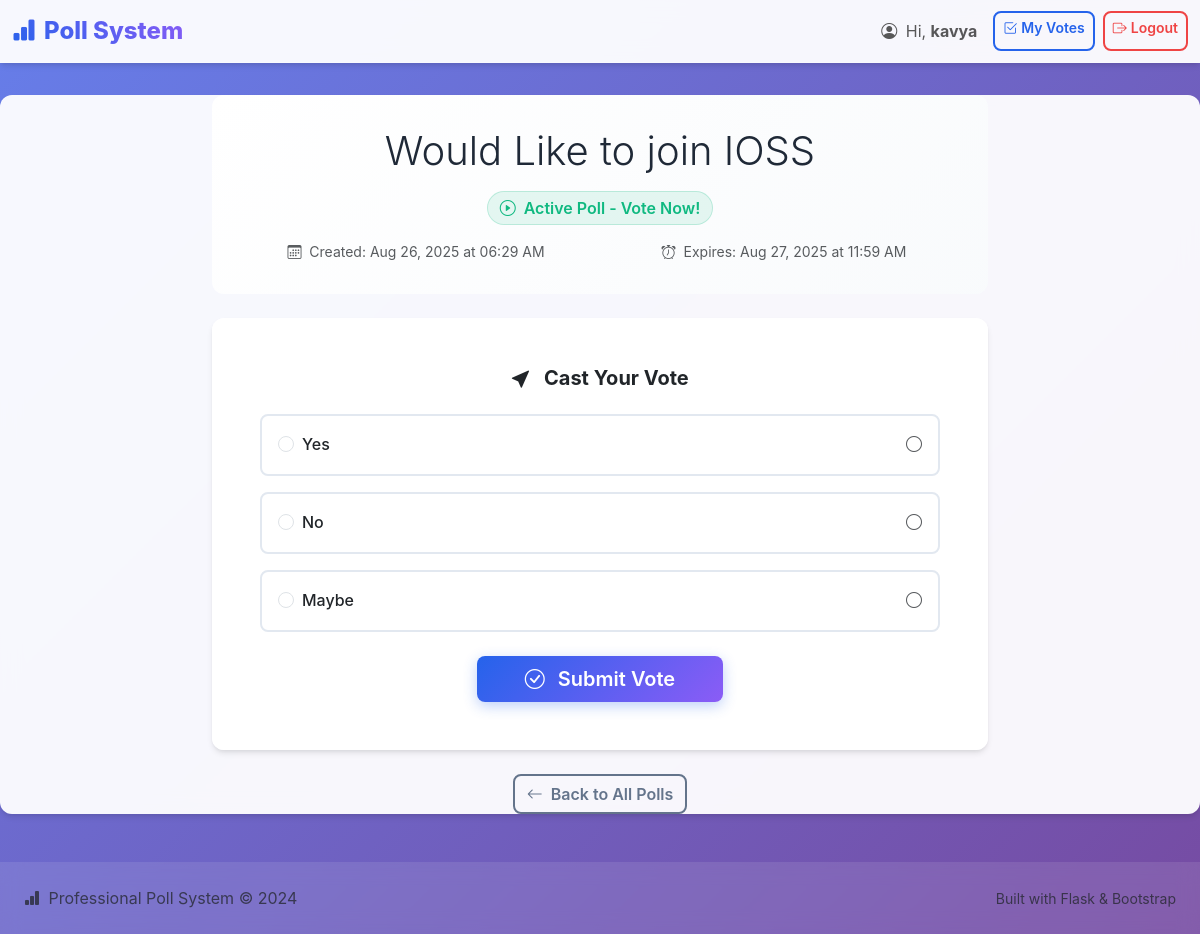
Page /poll/2 (signed in) on the committed database.
### app.py (models this page shows)
class User(db.Model):
    id = db.Column(db.Integer, primary_key=True)
    username = db.Column(db.String(150), unique=True, nullable=False)
    password = db.Column(db.String(300), nullable=False)
    is_admin = db.Column(db.Boolean, default=False)

class Poll(db.Model):
    id = db.Column(db.Integer, primary_key=True)
    question = db.Column(db.String(600), nullable=False)
    created_at = db.Column(db.DateTime, default=datetime.utcnow)
    expiry = db.Column(db.DateTime, nullable=True)   # optional expiry
    active = db.Column(db.Boolean, default=True)     # admin can deactivate
    options = db.relationship("Option", backref="poll", cascade="all, delete-orphan")

class Option(db.Model):
    id = db.Column(db.Integer, primary_key=True)
    text = db.Column(db.String(300), nullable=False)
    poll_id = db.Column(db.Integer, db.ForeignKey("poll.id"), nullable=False)
    votes = db.relationship("Vote", backref="option", cascade="all, delete-orphan")

### app.py (the view, shortened to what this page needs)
@app.route("/poll/<int:poll_id>", methods=["GET","POST"])
@login_required
def poll_detail(poll_id):
    poll = Poll.query.get_or_404(poll_id)
    now = datetime.utcnow()
    expired = poll.expiry is not None and poll.expiry < now
    if not poll.active:
        flash("This poll is currently inactive.", "warning")
    user = current_user()
    existing = Vote.query.filter_by(user_id=user.id, poll_id=poll.id).first()
    return render_template("poll.html", poll=poll, expired=expired, already_voted=bool(existing))

### app.py (called while the page is built)
def current_user():
    uid = session.get("user_id")
    if not uid:
        return None
    return User.query.get(uid)

def login_required(fn):
    from functools import wraps
    @wraps(fn)
    def wrapper(*args, **kwargs):
        if not session.get("user_id"):
            flash("Please login to continue.", "warning")
            return redirect(url_for("login"))
        return fn(*args, **kwargs)
    return wrapper

### templates/poll.html (shortened to what this page needs)
{% extends "base.html" %}
{% block content %}
<div class="row justify-content-center">
  <div class="col-lg-8">
    <div class="dashboard-card text-center mb-4">
      <h1 class="display-6 mb-3">{{ poll.question }}</h1>
      <div class="mb-3">
        {% if expired %}
          <span class="status-badge status-expired fs-6">
            <i class="bi bi-clock-history me-2"></i>Poll Has Expired
          </span>
        {% elif not poll.active %}
          <span class="status-badge status-inactive fs-6">
            <i class="bi bi-pause-circle me-2"></i>Poll Is Inactive
          </span>
        {% elif already_voted %}
          <span class="status-badge status-active fs-6">
            <i class="bi bi-check-circle me-2"></i>You Have Already Voted
          </span>
        {% else %}
          <span class="status-badge status-active fs-6">
            <i class="bi bi-play-circle me-2"></i>Active Poll - Vote Now!
          </span>
        {% endif %}
      </div>
      <div class="row text-muted small">
        <div class="col-md-6">
          <i class="bi bi-calendar3 me-1"></i>
          Created: {{ poll.created_at.strftime('%b %d, %Y at %I:%M %p') }}
        </div>
        {% if poll.expiry %}
        <div class="col-md-6">
          <i class="bi bi-alarm me-1"></i>
          Expires: {{ poll.expiry.strftime('%b %d, %Y at %I:%M %p') }}
        </div>
        {% endif %}
      </div>
    </div>
    {% if expired %}
      <div class="card poll-card">
        <div class="card-body text-center py-5">
          <i class="bi bi-clock-history display-1 text-warning mb-3"></i>
          <h4 class="text-muted">This Poll Has Expired</h4>
          <p class="text-muted mb-4">Voting is no longer available for this poll.</p>
          {% if session.is_admin %}
            <a class="btn btn-success btn-lg" href="{{ url_for('admin_results', poll_id=poll.id) }}">
              <i class="bi bi-bar-chart me-2"></i>View Results
            </a>
          {% else %}
            <a class="btn btn-primary" href="{{ url_for('index') }}">
              <i class="bi bi-arrow-left me-2"></i>Back to Polls
            </a>
          {% endif %}
        </div>
      </div>
    {% else %}
      <div class="card poll-card">
        <div class="card-body">
          <h5 class="card-title text-center mb-4">
            <i class="bi bi-cursor-fill me-2"></i>
            Cast Your Vote
          </h5>
          <form method="post" id="voteForm">
            <div class="mb-4">
              {% for opt in poll.options %}
                <div class="poll-option mb-3" onclick="selectOption('{{ opt.id }}')">
                  <div class="form-check">
                    <input class="form-check-input" type="radio" name="option" id="opt{{ opt.id }}" value="{{ opt.id }}" required>
                    <label class="form-check-label w-100" for="opt{{ opt.id }}">
                      <div class="d-flex justify-content-between align-items-center">
                        <span class="fw-medium">{{ opt.text }}</span>
                        <i class="bi bi-circle text-muted"></i>
                      </div>
                    </label>
                  </div>
                </div>
              {% endfor %}
            </div>
            <div class="text-center">
              <button class="btn btn-primary btn-lg px-5" type="submit">
                <i class="bi bi-check-circle me-2"></i>
                Submit Vote
              </button>
            </div>
          </form>
        </div>
      </div>
    {% endif %}
    <div class="text-center mt-4">
      <a class="btn btn-outline-secondary" href="{{ url_for('index') }}">
        <i class="bi bi-arrow-left me-2"></i>Back to All Polls
      </a>
    </div>
  </div>
</div>
{% endblock %}

### templates/base.html (shortened to what this page needs)
<!doctype html>
<html lang="en">
<head>
  <link href="https://cdn.jsdelivr.net/npm/bootstrap@5.3.2/dist/css/bootstrap.min.css" rel="stylesheet">
  <link href="https://cdn.jsdelivr.net/npm/bootstrap-icons@1.11.0/font/bootstrap-icons.css" rel="stylesheet">
  <link rel="stylesheet" href="{{ url_for('static', filename='style.css') }}">
</head>
<body>
  <nav class="navbar navbar-expand-lg sticky-top">
    <div class="container">
      <a class="navbar-brand d-flex align-items-center" href="{{ url_for('index') }}">
        <i class="bi bi-bar-chart-fill me-2"></i>
        Poll System
      </a>
      <div class="collapse navbar-collapse" id="navbarNav">
        <div class="navbar-nav ms-auto">
          {% if session.username %}
            <div class="navbar-text me-3">
              <i class="bi bi-person-circle me-1"></i>
              Hi, <strong>{{ session.username }}</strong>
            </div>
            {% if session.is_admin %}
              <a class="btn btn-sm btn-outline-primary me-2" href="{{ url_for('admin_dashboard') }}">
                <i class="bi bi-gear me-1"></i>Admin
              </a>
            {% else %}
              <a class="btn btn-sm btn-outline-primary me-2" href="{{ url_for('my_votes') }}">
                <i class="bi bi-check2-square me-1"></i>My Votes
              </a>
            {% endif %}
            <a class="btn btn-sm btn-outline-danger" href="{{ url_for('logout') }}">
              <i class="bi bi-box-arrow-right me-1"></i>Logout
            </a>
          {% endif %}
        </div>
      </div>
    </div>
  </nav>
  <main class="container fade-in">
    {% block content %}{% endblock %}
  </main>
  <footer class="container-fluid py-4 mt-5" style="background: rgba(255, 255, 255, 0.1); backdrop-filter: blur(10px);">
    <div class="container">
      <div class="row align-items-center">
        <div class="col-md-6">
          <p class="text-muted mb-0">
            <i class="bi bi-bar-chart-fill me-1"></i>
            Professional Poll System &copy; 2024
          </p>
        </div>
        <div class="col-md-6 text-md-end">
          <small class="text-muted">
            Built with Flask & Bootstrap
          </small>
        </div>
      </div>
    </div>
  </footer>
</body>
</html>

### static/style.css (style rules this page uses)
:root { --primary-color: #2563eb; --primary-hover: #1d4ed8; --secondary-color: #64748b; --success-color: #10b981; --warning-color: #f59e0b; --danger-color: #ef4444; --light-bg: #f8fafc; --card-shadow: 0 4px 6px -1px rgba(0, 0, 0, 0.1), 0 2px 4px -1px rgba(0, 0, 0, 0.06); --card-shadow-hover: 0 10px 15px -3px rgba(0, 0, 0, 0.1), 0 4px 6px -2px rgba(0, 0, 0, 0.05); --border-radius: 12px; --transition: all 0.3s cubic-bezier(0.4, 0, 0.2, 1); }
body { font-family: -apple-system, BlinkMacSystemFont, "Segoe UI", Roboto, "Helvetica Neue", Arial, sans-serif; background: linear-gradient(135deg, #667eea 0%, #764ba2 100%); min-height: 100vh; }
.navbar { background: rgba(255, 255, 255, 0.95) !important; backdrop-filter: blur(10px); border-bottom: 1px solid rgba(255, 255, 255, 0.2); box-shadow: var(--card-shadow); }
.navbar-brand { font-weight: 800; font-size: 1.5rem; color: var(--primary-color) !important; background: linear-gradient(45deg, var(--primary-color), #8b5cf6); -webkit-background-clip: text; -webkit-text-fill-color: transparent; background-clip: text; }
.container { max-width: 1200px; }
main.container { background: rgba(255, 255, 255, 0.95); backdrop-filter: blur(10px); border-radius: var(--border-radius); box-shadow: var(--card-shadow); margin-top: 2rem; margin-bottom: 2rem; min-height: calc(100vh - 200px); }
.card { border: none; border-radius: var(--border-radius); box-shadow: var(--card-shadow); transition: var(--transition); background: rgba(255, 255, 255, 0.9); backdrop-filter: blur(5px); }
.btn { border-radius: 8px; font-weight: 600; transition: var(--transition); border: none; position: relative; overflow: hidden; }
.btn::before { content: ''; position: absolute; top: 0; left: -100%; width: 100%; height: 100%; background: linear-gradient(90deg, transparent, rgba(255, 255, 255, 0.2), transparent); transition: var(--transition); }
.btn-primary { background: linear-gradient(135deg, var(--primary-color), #8b5cf6); border: none; box-shadow: 0 4px 14px 0 rgba(37, 99, 235, 0.3); }
.btn-outline-primary { border: 2px solid var(--primary-color); color: var(--primary-color); background: transparent; }
.btn-outline-danger { border: 2px solid var(--danger-color); color: var(--danger-color); }
.btn-outline-secondary { border: 2px solid var(--secondary-color); color: var(--secondary-color); }
h1, h2, h3, h4, h5, h6 { color: #1f2937; font-weight: 700; }
.dashboard-card { background: linear-gradient(135deg, rgba(255, 255, 255, 0.9), rgba(248, 250, 252, 0.9)); backdrop-filter: blur(10px); border-radius: var(--border-radius); padding: 2rem; margin-bottom: 2rem; }
.poll-card { background: rgba(255, 255, 255, 0.95); backdrop-filter: blur(10px); border-radius: var(--border-radius); padding: 2rem; box-shadow: var(--card-shadow); }
.poll-option { background: rgba(255, 255, 255, 0.7); border: 2px solid #e2e8f0; border-radius: 8px; padding: 1rem; margin-bottom: 0.5rem; transition: var(--transition); cursor: pointer; }
.status-badge { display: inline-block; padding: 0.25rem 0.75rem; border-radius: 50px; font-size: 0.875rem; font-weight: 600; }
.status-active { background: rgba(16, 185, 129, 0.1); color: var(--success-color); border: 1px solid rgba(16, 185, 129, 0.2); }
.fade-in { animation: fadeIn 0.5s ease-in; }

### rows in the picture
User: username "kavya"
Poll: question "Would Like to join IOSS", created_at "Aug 26, 2025 at 06:29 AM", expiry "Aug 27, 2025 at 11:59 AM"
Option: text "Yes"
Option: text "No"
Option: text "Maybe"
